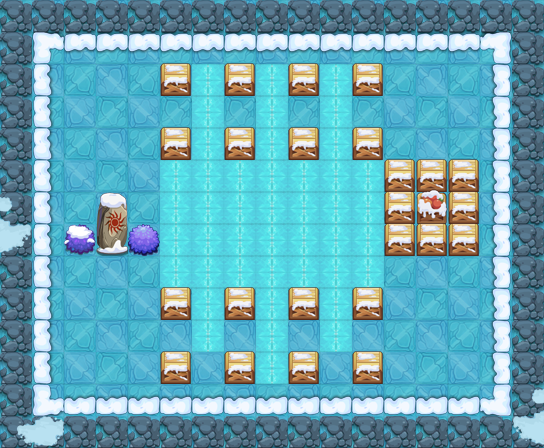

The image is a tile-based game level rendered from a .tmx file. Its description and source (layers, tilesets, objects; grid data summarised) follow:
An orthogonal 17x14 tile map with 32x32 px tiles, 13 tile layers (PASS, 块层 2, 块层 3, 块层 4, ...) and 10 objects (6x TRAP, 3x lsbjg1, PLAYER).

<map version="1.0" orientation="orthogonal" width="17" height="14" tilewidth="32" tileheight="32">
 <properties>
  <property name="DESTRY1" value="96" />
  <property name="DESTRY2" value="100" />
  <property name="DESTRY3" value="102" />
  <property name="DESTRY4" value="108" />
  <property name="DESTRY_COUNT" value="4" />
  <property name="EXP" value="1130" />
  <property name="ITEM" value="D043" />
  <property name="LOSE_SCRIPT" value="" />
  <property name="MONEY" value="1695" />
  <property name="START_SCRIPT" value="" />
  <property name="WIN_SCRIPT" value="" />
 </properties>
 <tileset firstgid="1" name="jdbl" tilewidth="32" tileheight="32">
  <image source="jdbl.png" width="500" height="500" />
 </tileset>
 <layer name="PASS" width="17" height="14">
  <data>[238 cells, 138 non-empty, 7 distinct tile ids]</data>
 </layer>
 <layer name="块层 2" width="17" height="14">
  <data>[238 cells, 171 non-empty, 6 distinct tile ids]</data>
 </layer>
 <layer name="块层 3" width="17" height="14">
  <data>[238 cells, 58 non-empty, 1 distinct tile ids]</data>
 </layer>
 <layer name="块层 4" width="17" height="14">
  <data>[238 cells, 15 non-empty, 6 distinct tile ids]</data>
 </layer>
 <layer name="块层 5" width="17" height="14">
  <data>[238 cells, 50 non-empty, 2 distinct tile ids]</data>
 </layer>
 <layer name="块层 6" width="17" height="14">
  <data>[238 cells, 28 non-empty, 5 distinct tile ids]</data>
 </layer>
 <layer name="SHELTER 10" width="17" height="14">
  <data>[238 cells, 4 non-empty, 1 distinct tile ids]</data>
 </layer>
 <layer name="SHELTER 8" width="17" height="14">
  <data>[238 cells, 4 non-empty, 1 distinct tile ids]</data>
 </layer>
 <layer name="SHELTER 6" width="17" height="14">
  <data>[238 cells, 4 non-empty, 2 distinct tile ids]</data>
 </layer>
 <layer name="SHELTER 5" width="17" height="14">
  <data>[238 cells, 3 non-empty, 2 distinct tile ids]</data>
 </layer>
 <layer name="SHELTER 4" width="17" height="14">
  <data>[238 cells, 3 non-empty, 1 distinct tile ids]</data>
 </layer>
 <layer name="SHELTER 3" width="17" height="14">
  <data>[238 cells, 4 non-empty, 1 distinct tile ids]</data>
 </layer>
 <layer name="SHELTER 1" width="17" height="14">
  <data>[238 cells, 4 non-empty, 1 distinct tile ids]</data>
 </layer>
 <objectgroup name="对象层 1" width="17" height="14">
  <object name="PLAYER" type="PLAYER" x="64" y="64" width="32" height="32" />
  <object name="lsbjg1" x="96" y="320" width="32" height="32">
   <properties>
    <property name="lua_ai" value="monster_lsbjg_ai" />
    <property name="quality" value="lsbjg1.quality" />
   </properties>
  </object>
  <object name="lsbjg1" x="288" y="320" width="32" height="32">
   <properties>
    <property name="lua_ai" value="monster_lsbjg_ai" />
    <property name="quality" value="lsbjg1.quality" />
   </properties>
  </object>
  <object name="lsbjg1" x="416" y="320" width="32" height="32">
   <properties>
    <property name="lua_ai" value="monster_lsbjg_ai" />
    <property name="quality" value="lsbjg1.quality" />
   </properties>
  </object>
  <object name="ice_road" type="TRAP" x="160" y="160" width="224" height="128">
   <properties>
    <property name="lua_ai" value="ice_road_ai" />
   </properties>
  </object>
  <object name="ice_road" type="TRAP" x="192" y="64" width="32" height="288">
   <properties>
    <property name="lua_ai" value="ice_road_ai" />
   </properties>
  </object>
  <object name="ice_road" type="TRAP" x="256" y="64" width="32" height="320">
   <properties>
    <property name="lua_ai" value="ice_road_ai" />
   </properties>
  </object>
  <object name="ice_road" type="TRAP" x="320" y="64" width="32" height="288">
   <properties>
    <property name="lua_ai" value="ice_road_ai" />
   </properties>
  </object>
  <object name="zi_dan_up1" type="TRAP" x="192" y="352" width="32" height="32">
   <properties>
    <property name="trap_ani" value="fire_cat_up.actor" />
    <property name="trap_delay" value="2" />
    <property name="trap_id" value="0" />
    <property name="trap_script" value="trap(&quot;zi_dan_up1&quot;):setAtkPower(target(&quot;PLAYER&quot;):getHP()*0.1);trap(&quot;zi_dan_up1&quot;):turnUp(); trap(&quot;zi_dan_up1&quot;):getAI():getActions():addObject( AIUseSkill:create(   SkillLua:create(&quot;skill_0001&quot;)  )  );" />
    <property name="trap_start_mode" value="2" />
    <property name="trap_state" value="open" />
   </properties>
  </object>
  <object name="zi_dan_up2" type="TRAP" x="320" y="352" width="32" height="32">
   <properties>
    <property name="trap_ani" value="fire_cat_up.actor" />
    <property name="trap_delay" value="2" />
    <property name="trap_id" value="0" />
    <property name="trap_script" value="trap(&quot;zi_dan_up2&quot;):setAtkPower(target(&quot;PLAYER&quot;):getHP()*0.1);trap(&quot;zi_dan_up2&quot;):turnUp(); trap(&quot;zi_dan_up2&quot;):getAI():getActions():addObject( AIUseSkill:create(   SkillLua:create(&quot;skill_0001&quot;)  )  );" />
    <property name="trap_start_mode" value="2" />
    <property name="trap_state" value="open" />
   </properties>
  </object>
 </objectgroup>
</map>
